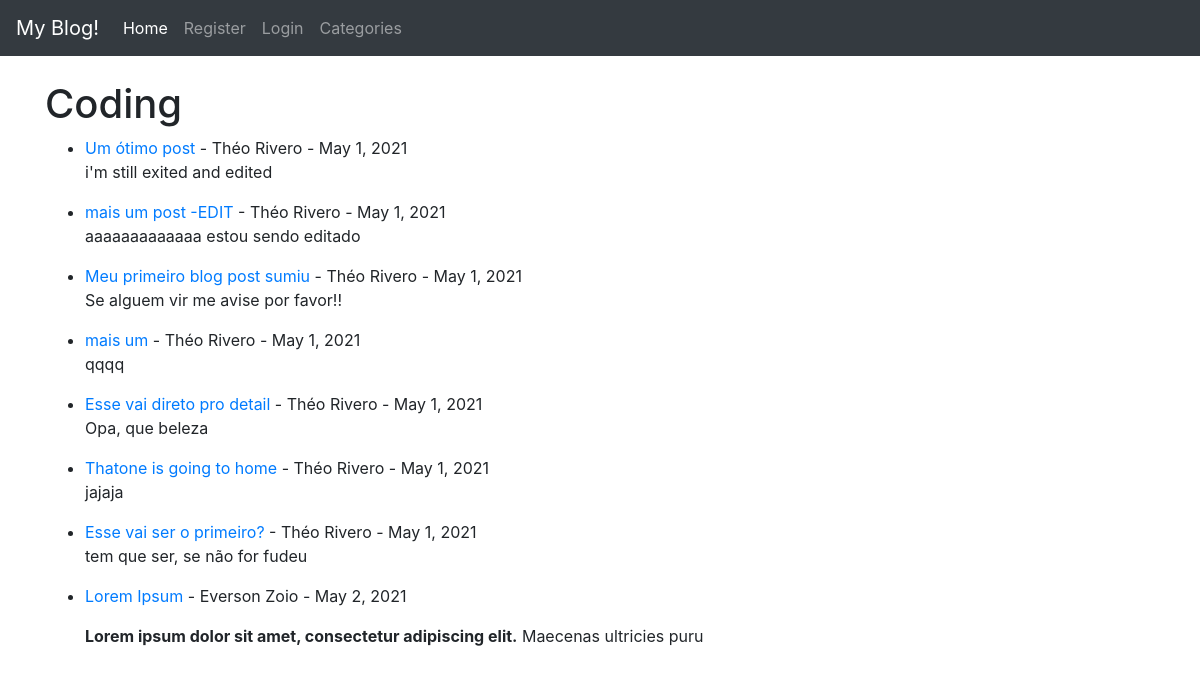
Page /category/coding/ on the earlier database version.
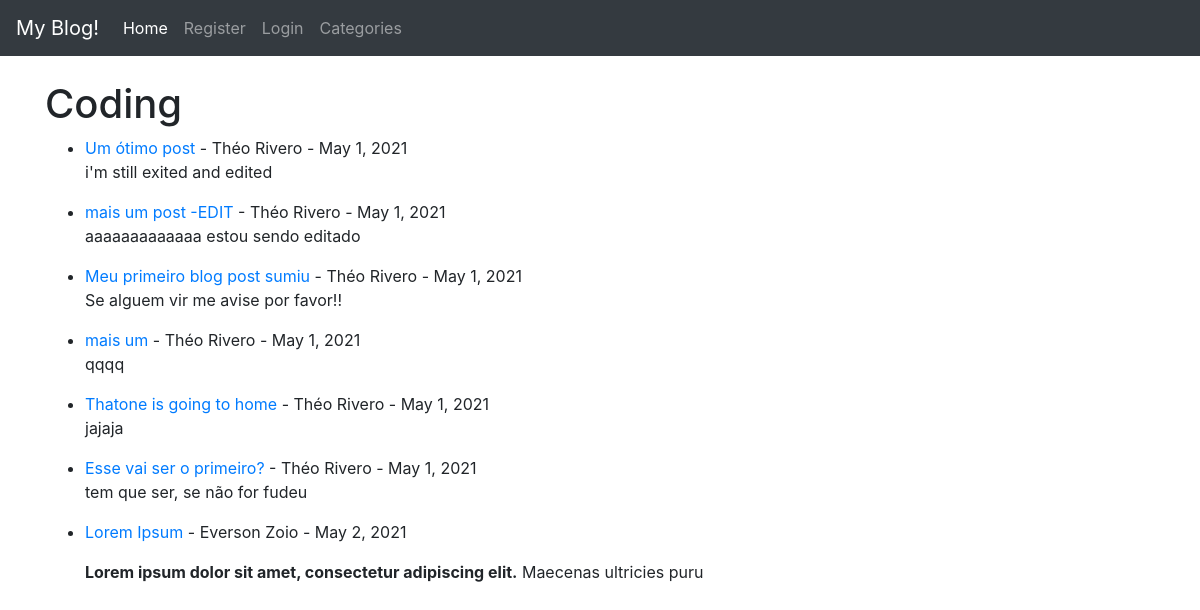
Same page on the later database version.
### theblog/models.py (models this page shows, shortened)
class Post(models.Model):
	title = models.CharField(max_length=255)
	title_tag = models.CharField(max_length=255)
	author = models.ForeignKey(User, on_delete=models.CASCADE) #models.CASCADE caso o user seja apagado todos os seus posts são apagados tbm
	body = models.TextField()
	post_date = models.DateField(auto_now_add=True)
	category = models.CharField(max_length=255, default='coding')
	likes = models.ManyToManyField(User, related_name='blog_post')

### theblog/views.py (the view)
# urls.py: path('category/<str:cats>/', CategoryView, name='category'),
def CategoryView(request, cats):
	cats = cats.replace('-', ' ')
	category_posts = Post.objects.filter(category=cats)
	context =  {'category_posts':category_posts, 'cats':cats}
	return render(request, 'categories.html', context)

### theblog/templates/categories.html (shortened to what this page needs)
{% extends 'base.html' %}
{% block content %}
{% if category_posts %}
	<h1>{{cats|capfirst }}</h1>
	<ul>
	{% for post in category_posts %}
		<li>
			<a href="{% url 'article-detail' post.id %}">{{post.title}}</a> - {{post.author.first_name}} {{post.author.last_name}} - {{post.post_date}}
			<p>{{post.body|slice:":100"|safe}}</p>
		</li>
	{% endfor %}
	</ul>
{% else %}
	<p>Não tem nenhum post com o assunto {{cats|capfirst}}</p>
{% endif %}
{% endblock %}

Differences in the rows shown:
removed Post: title "Esse vai direto pro detail", author.first_name "Théo", author.last_name "Rivero", post_date "May 1, 2021", body "Opa, que beleza"
